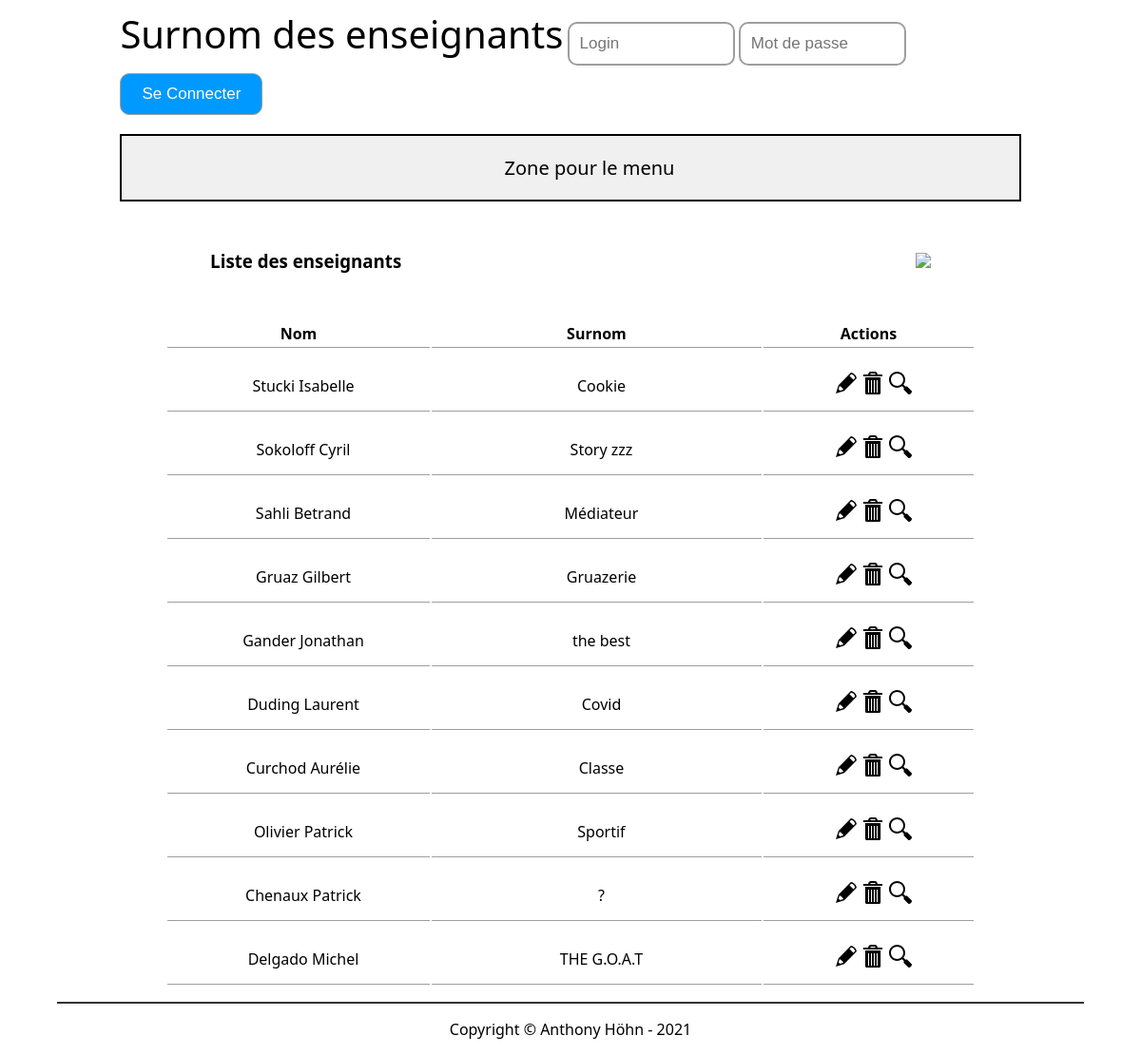
The page /src/php/index.php on the database its author committed.
### tables this page shows
CREATE TABLE t_teacher(
	idTeacher int AUTO_INCREMENT PRIMARY KEY,
	teaFirstname varchar(50) NOT NULL,
	teaName varchar(50) NOT NULL,
	teaGender char(1) NOT NULL,
	teaNickname varchar(100) NOT NULL,
	teaOrigin varchar(255) NOT NULL);

### src/php/lib/database.php (called while the page is built, shortened)
<?php
 class Database {
    private $connector;
    public function __construct(){
    try{
        $this->connector = new PDO("mysql:host=localhost;dbname=db_nickname_anthohn;charset=utf8", "dbNicknameUser", "grp2B_21");
        }catch(PDOException $e){
            die("<h1>Impossible de se connecter à la base de données</h1> erreur :". $e->getMessage());
        }
    }
    private function querySimpleExecute($query){
        $req = $this->connector->query($query);
        return $req;
    }
    private function formatData($req){
        $results = $req->fetchALL(PDO::FETCH_ASSOC);
        return $results;
    }
    public function getAllTeachers(){
        $query = "SELECT * FROM t_teacher ORDER BY idTeacher DESC";
        $reqExecuted = $this->querySimpleExecute($query);
        $results = $this->formatData($reqExecuted);
        return $results;
    }
}
?>

### src/php/index.php (the view)
<?php
require "header.php";
$teachers = $db->getAllTeachers();
?>
        <table>
            <tr>
                <h3>Liste des enseignants <div class="add"><a href="addTeacher.php"><img src="../../userContent/add.svg" height="50"></img></a></div> </h3>
                <th>Nom</th>
                <th>Surnom</th>
                <th>Actions</th>
            </tr>
            <?php foreach($teachers as $teacher): ?>
            <tr>
                <td><?= $teacher["teaName"] ?><?= " ";?><?= $teacher["teaFirstname"] ?></td>
                <td><?= $teacher["teaNickname"] ?></td>
                <td>
                    <a href="editTeacher.php?idTeacher=<?= $teacher["idTeacher"]; ?>"><img src="../../userContent/edit.svg"></img></a>
                    <a href="deleteTeacher.php?idTeacher=<?= $teacher["idTeacher"]; ?>" onclick="return confirm('Êtes vous sûr de voiloir supprimer l\'enseignant ?')"><img src="../../userContent/trash.svg"></img></a>
                    <a href="detail.php?idTeacher=<?= $teacher["idTeacher"]; ?>"><img src="../../userContent/search.svg"></img></a>
                </td>
            </tr>
            <?php endforeach; ?>
        </table>
<?php require "footer.php";

### resources/css/style.css (style rules this page uses)
html { font-family: 'Segoe UI', Tahoma, Geneva, Verdana, sans-serif; }
h3 { margin: 0; padding: 50px; }
h3, h4 { max-width: 80%; position: relative; margin: auto; }
table { width: 90%; margin-left: 5%; }
tr, td { padding: 25px 50px 10px 60px; }
td { margin: 0; border-top: 1px solid rgb(158, 158, 158); border-collapse: collapse; text-align: center; }
.add { float: right; }

### rows shown on the page
t_teacher: teaName "Stucki", teaFirstname "Isabelle", teaNickname "Cookie"
t_teacher: teaName "Sokoloff", teaFirstname "Cyril", teaNickname "Story zzz"
t_teacher: teaName "Sahli", teaFirstname "Betrand", teaNickname "Médiateur"
t_teacher: teaName "Gruaz", teaFirstname "Gilbert", teaNickname "Gruazerie"
t_teacher: teaName "Gander", teaFirstname "Jonathan", teaNickname "the best"
t_teacher: teaName "Duding", teaFirstname "Laurent", teaNickname "Covid"
t_teacher: teaName "Curchod", teaFirstname "Aurélie", teaNickname "Classe"
t_teacher: teaName "Olivier", teaFirstname "Patrick", teaNickname "Sportif"
t_teacher: teaName "Chenaux", teaFirstname "Patrick", teaNickname "?"
t_teacher: teaName "Delgado", teaFirstname "Michel", teaNickname "THE G.O.A.T"
